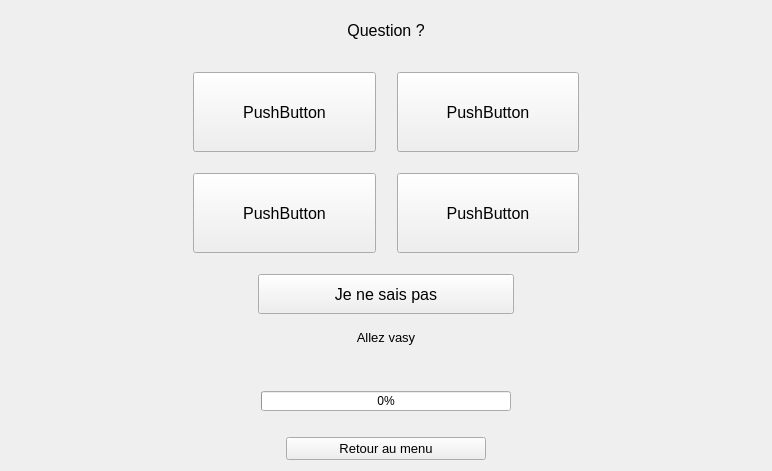
      <widget class="QWidget" name="MainQCM">
       <layout class="QVBoxLayout" name="verticalLayout_6">
        <item>
         <widget class="QLabel" name="labelQuestion">
          <property name="sizePolicy">
           <sizepolicy hsizetype="Expanding" vsizetype="Expanding">
            <horstretch>0</horstretch>
            <verstretch>0</verstretch>
           </sizepolicy>
          </property>
          <property name="minimumSize">
           <size>
            <width>750</width>
            <height>40</height>
           </size>
          </property>
          <property name="maximumSize">
           <size>
            <width>2000</width>
            <height>100</height>
           </size>
          </property>
          <property name="font">
           <font>
            <pointsize>12</pointsize>
           </font>
          </property>
          <property name="text">
           <string>&lt;!DOCTYPE HTML PUBLIC &quot;-//W3C//DTD HTML 4.0//EN&quot; &quot;http://www.w3.org/TR/REC-html40/strict.dtd&quot;&gt;
&lt;html&gt;&lt;head&gt;&lt;meta name=&quot;qrichtext&quot; content=&quot;1&quot; /&gt;&lt;style type=&quot;text/css&quot;&gt;
p, li { white-space: pre-wrap; }
&lt;/style&gt;&lt;/head&gt;&lt;body style=&quot; font-family:'MS Shell Dlg 2'; font-size:12pt; font-weight:400; font-style:normal;&quot;&gt;
&lt;p align=&quot;center&quot; style=&quot; margin-top:12px; margin-bottom:12px; margin-left:0px; margin-right:0px; -qt-block-indent:0; text-indent:0px;&quot;&gt;Question ?&lt;/p&gt;&lt;/body&gt;&lt;/html&gt;</string>
          </property>
          <property name="alignment">
           <set>Qt::AlignCenter</set>
          </property>
         </widget>
        </item>
        <item>
         <spacer name="verticalSpacer_17">
          <property name="orientation">
           <enum>Qt::Vertical</enum>
          </property>
          <property name="sizeType">
           <enum>QSizePolicy::Fixed</enum>
          </property>
          <property name="sizeHint" stdset="0">
           <size>
            <width>20</width>
            <height>15</height>
           </size>
          </property>
         </spacer>
        </item>
        <item>
         <layout class="QGridLayout" name="gridLayout_3">
          <property name="topMargin">
           <number>0</number>
          </property>
          <item row="2" column="0">
           <spacer name="horizontalSpacer_10">
            <property name="orientation">
             <enum>Qt::Horizontal</enum>
            </property>
            <property name="sizeHint" stdset="0">
             <size>
              <width>40</width>
              <height>20</height>
             </size>
            </property>
           </spacer>
          </item>
          <item row="2" column="4">
           <spacer name="horizontalSpacer_11">
            <property name="orientation">
             <enum>Qt::Horizontal</enum>
            </property>
            <property name="sizeHint" stdset="0">
             <size>
              <width>40</width>
              <height>20</height>
             </size>
            </property>
           </spacer>
          </item>
          <item row="4" column="3">
           <widget class="QPushButton" name="pushButtonRep4">
            <property name="sizePolicy">
             <sizepolicy hsizetype="Expanding" vsizetype="Expanding">
              <horstretch>0</horstretch>
              <verstretch>0</verstretch>
             </sizepolicy>
            </property>
            <property name="minimumSize">
             <size>
              <width>126</width>
              <height>80</height>
             </size>
            </property>
            <property name="maximumSize">
             <size>
              <width>256</width>
              <height>200</height>
             </size>
            </property>
            <property name="font">
             <font>
              <pointsize>12</pointsize>
             </font>
            </property>
            <property name="text">
             <string>PushButton</string>
            </property>
           </widget>
          </item>
          <item row="2" column="3">
           <widget class="QPushButton" name="pushButtonRep2">
            <property name="sizePolicy">
             <sizepolicy hsizetype="Expanding" vsizetype="Expanding">
              <horstretch>0</horstretch>
              <verstretch>0</verstretch>
             </sizepolicy>
            </property>
            <property name="minimumSize">
             <size>
              <width>126</width>
              <height>80</height>
             </size>
            </property>
            <property name="maximumSize">
             <size>
              <width>256</width>
              <height>200</height>
             </size>
            </property>
            <property name="font">
             <font>
              <pointsize>12</pointsize>
             </font>
            </property>
            <property name="text">
             <string>PushButton</string>
            </property>
           </widget>
          </item>
          <item row="4" column="1">
           <widget class="QPushButton" name="pushButtonRep3">
            <property name="sizePolicy">
             <sizepolicy hsizetype="Expanding" vsizetype="Expanding">
              <horstretch>0</horstretch>
              <verstretch>0</verstretch>
             </sizepolicy>
            </property>
            <property name="minimumSize">
             <size>
              <width>126</width>
              <height>80</height>
             </size>
            </property>
            <property name="maximumSize">
             <size>
              <width>256</width>
              <height>200</height>
             </size>
            </property>
            <property name="font">
             <font>
              <pointsize>12</pointsize>
             </font>
            </property>
            <property name="text">
             <string>PushButton</string>
            </property>
           </widget>
          </item>
          <item row="2" column="2">
           <spacer name="horizontalSpacer_9">
            <property name="orientation">
             <enum>Qt::Horizontal</enum>
            </property>
            <property name="sizeType">
             <enum>QSizePolicy::Fixed</enum>
            </property>
            <property name="sizeHint" stdset="0">
             <size>
              <width>15</width>
              <height>0</height>
             </size>
            </property>
           </spacer>
          </item>
          <item row="3" column="3">
           <spacer name="verticalSpacer_5">
            <property name="orientation">
             <enum>Qt::Vertical</enum>
            </property>
            <property name="sizeType">
             <enum>QSizePolicy::Fixed</enum>
            </property>
            <property name="sizeHint" stdset="0">
             <size>
              <width>0</width>
              <height>15</height>
             </size>
            </property>
           </spacer>
          </item>
          <item row="2" column="1">
           <widget class="QPushButton" name="pushButtonRep1">
            <property name="sizePolicy">
             <sizepolicy hsizetype="Expanding" vsizetype="Expanding">
              <horstretch>0</horstretch>
              <verstretch>0</verstretch>
             </sizepolicy>
            </property>
            <property name="minimumSize">
             <size>
              <width>126</width>
              <height>80</height>
             </size>
            </property>
            <property name="maximumSize">
             <size>
              <width>256</width>
              <height>200</height>
             </size>
            </property>
            <property name="font">
             <font>
              <pointsize>12</pointsize>
             </font>
            </property>
            <property name="text">
             <string>PushButton</string>
            </property>
           </widget>
          </item>
         </layout>
        </item>
        <item>
         <spacer name="verticalSpacer_6">
          <property name="orientation">
           <enum>Qt::Vertical</enum>
          </property>
          <property name="sizeType">
           <enum>QSizePolicy::Fixed</enum>
          </property>
          <property name="sizeHint" stdset="0">
           <size>
            <width>20</width>
            <height>15</height>
           </size>
          </property>
         </spacer>
        </item>
        <item>
         <layout class="QGridLayout" name="gridLayout_2">
          <property name="topMargin">
           <number>0</number>
          </property>
          <property name="bottomMargin">
           <number>0</number>
          </property>
          <item row="0" column="0">
           <widget class="QPushButton" name="pushButtonCpa">
            <property name="sizePolicy">
             <sizepolicy hsizetype="Fixed" vsizetype="Fixed">
              <horstretch>0</horstretch>
              <verstretch>0</verstretch>
             </sizepolicy>
            </property>
            <property name="minimumSize">
             <size>
              <width>256</width>
              <height>40</height>
             </size>
            </property>
            <property name="maximumSize">
             <size>
              <width>256</width>
              <height>300</height>
             </size>
            </property>
            <property name="font">
             <font>
              <pointsize>12</pointsize>
             </font>
            </property>
            <property name="text">
             <string>Je ne sais pas</string>
            </property>
           </widget>
          </item>
          <item row="2" column="0">
           <widget class="QLabel" name="labelSpeak">
            <property name="maximumSize">
             <size>
              <width>16777215</width>
              <height>200</height>
             </size>
            </property>
            <property name="font">
             <font>
              <pointsize>10</pointsize>
             </font>
            </property>
            <property name="text">
             <string>Allez vasy</string>
            </property>
            <property name="alignment">
             <set>Qt::AlignCenter</set>
            </property>
           </widget>
          </item>
          <item row="3" column="0">
           <spacer name="verticalSpacer_3">
            <property name="orientation">
             <enum>Qt::Vertical</enum>
            </property>
            <property name="sizeType">
             <enum>QSizePolicy::Minimum</enum>
            </property>
            <property name="sizeHint" stdset="0">
             <size>
              <width>20</width>
              <height>40</height>
             </size>
            </property>
           </spacer>
          </item>
          <item row="1" column="0">
           <spacer name="verticalSpacer_7">
            <property name="orientation">
             <enum>Qt::Vertical</enum>
            </property>
            <property name="sizeType">
             <enum>QSizePolicy::Fixed</enum>
            </property>
            <property name="sizeHint" stdset="0">
             <size>
              <width>20</width>
              <height>10</height>
             </size>
            </property>
           </spacer>
          </item>
         </layout>
        </item>
        <item>
         <layout class="QHBoxLayout" name="horizontalLayout_6">
          <property name="bottomMargin">
           <number>20</number>
          </property>
          <item>
           <spacer name="horizontalSpacer_17">
            <property name="orientation">
             <enum>Qt::Horizontal</enum>
            </property>
            <property name="sizeHint" stdset="0">
             <size>
              <width>40</width>
              <height>20</height>
             </size>
            </property>
           </spacer>
          </item>
          <item>
           <widget class="QProgressBar" name="progressBarQCM_2">
            <property name="maximumSize">
             <size>
              <width>500</width>
              <height>20</height>
             </size>
            </property>
            <property name="value">
             <number>0</number>
            </property>
           </widget>
          </item>
          <item>
           <spacer name="horizontalSpacer_18">
            <property name="orientation">
             <enum>Qt::Horizontal</enum>
            </property>
            <property name="sizeHint" stdset="0">
             <size>
              <width>40</width>
              <height>20</height>
             </size>
            </property>
           </spacer>
          </item>
         </layout>
        </item>
        <item>
         <layout class="QHBoxLayout" name="horizontalLayout_7">
          <item>
           <widget class="QPushButton" name="pushButtonBack">
            <property name="maximumSize">
             <size>
              <width>200</width>
              <height>16777215</height>
             </size>
            </property>
            <property name="font">
             <font>
              <pointsize>10</pointsize>
             </font>
            </property>
            <property name="cursor">
             <cursorShape>PointingHandCursor</cursorShape>
            </property>
            <property name="text">
             <string>Retour au menu</string>
            </property>
           </widget>
          </item>
         </layout>
        </item>
       </layout>
      </widget>
